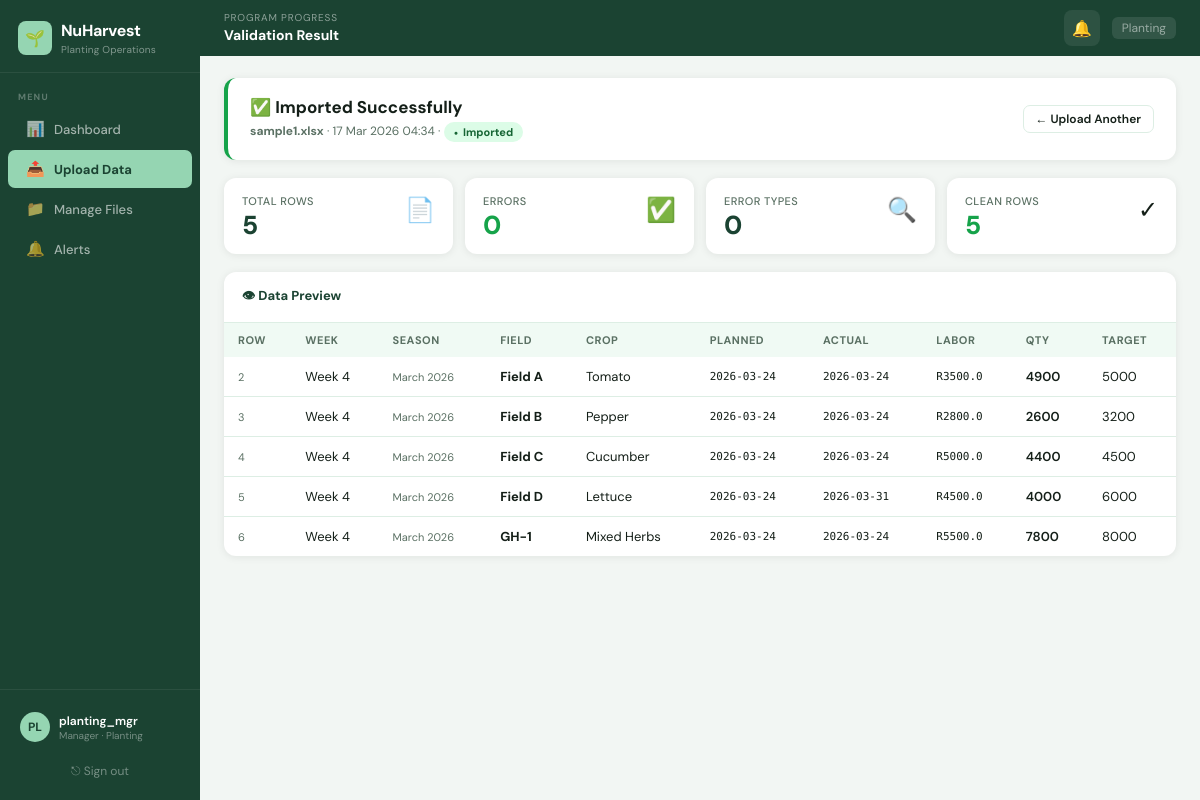
Page /upload/result/11/ (signed in) on the committed database.
### planting/models.py (models this page shows, shortened)
class UserProfile(models.Model):
    ROLES = [
        ("admin",   "Admin"),
        ("manager", "Manager"),
        ("viewer",  "Viewer"),
    ]
    user        = models.OneToOneField(User, on_delete=models.CASCADE, related_name="profile")
    department  = models.ForeignKey(Department, on_delete=models.SET_NULL, null=True, blank=True)
    role        = models.CharField(max_length=20, choices=ROLES, default="viewer")
    can_upload  = models.BooleanField(default=False)
    can_import  = models.BooleanField(default=False)
    can_view_all_departments = models.BooleanField(default=False)

class Department(models.Model):
    name        = models.CharField(max_length=100, unique=True)
    code        = models.CharField(max_length=20,  unique=True)
    description = models.TextField(blank=True)
    colour      = models.CharField(max_length=7, default="#1B4332")
    is_active   = models.BooleanField(default=True)
    created_at  = models.DateTimeField(auto_now_add=True)

class UploadBatch(models.Model):
    STATUS = [("pending","Pending"),("validated","Validated"),("errors","Has Errors"),("imported","Imported")]
    department  = models.ForeignKey(Department, on_delete=models.SET_NULL, null=True, blank=True)
    uploaded_by = models.ForeignKey(User, on_delete=models.SET_NULL, null=True, blank=True)
    filename    = models.CharField(max_length=255)
    uploaded_at = models.DateTimeField(default=timezone.now)
    status      = models.CharField(max_length=20, choices=STATUS, default="pending")
    row_count   = models.IntegerField(default=0)

class StagingRecord(models.Model):
    batch        = models.ForeignKey(UploadBatch, on_delete=models.CASCADE, related_name="rows")
    row_number   = models.IntegerField()
    week_number  = models.CharField(max_length=10,  blank=True, default="")
    week_label   = models.CharField(max_length=20,  blank=True, default="")
    season       = models.CharField(max_length=50,  blank=True, default="")
    field_id     = models.CharField(max_length=20,  blank=True, default="")
    field_name   = models.CharField(max_length=100, blank=True, default="")
    block        = models.CharField(max_length=100, blank=True, default="")
    crop         = models.CharField(max_length=100, blank=True, default="")
    planned_date = models.CharField(max_length=30,  blank=True, default="")
    actual_date  = models.CharField(max_length=30,  blank=True, default="")
    labor_cost   = models.CharField(max_length=30,  blank=True, default="")
    qty_planted  = models.CharField(max_length=30,  blank=True, default="")
    target_qty   = models.CharField(max_length=30,  blank=True, default="")
    notes        = models.TextField(blank=True, default="")

### planting/views.py (the view)
# urls.py: path('upload/result/<int:batch_id>/', views.upload_result,          name='upload_result'),
@login_required
def upload_result(request, batch_id):
    batch   = get_object_or_404(UploadBatch, id=batch_id)
    errors  = batch.errors.all().order_by("row_number")
    staging = batch.rows.all().order_by("row_number")
    error_types = {}
    for e in errors:
        error_types[e.error_type] = error_types.get(e.error_type, 0) + 1
    notifs = _get_unread_notifications(request)
    return render(request, "planting/upload_result.html", {
        "batch": batch, "errors": errors, "error_types": error_types,
        "staging": staging, "notifications": notifs, "unread_count": notifs.count(),
        "active_page": "upload",
    })

### planting/views.py (called while the page is built)
def _get_user_dept(request):
    try:
        profile = request.user.profile
        if profile.can_view_all_departments or profile.role == "admin":
            return None
        return profile.department
    except Exception:
        return None

def _get_unread_notifications(request):
    dept = _get_user_dept(request)
    qs   = Notification.objects.filter(is_read=False)
    if dept:
        qs = qs.filter(department=dept)
    return qs.order_by("-created_at")[:20]

### planting/templates/planting/upload_result.html (shortened to what this page needs)
{% extends "planting/base.html" %}
{% block topbar_progress %}Validation Result{% endblock %}
{% block content %}
<div style="background:var(--white);border-radius:12px;padding:18px 22px;box-shadow:var(--shadow);margin-bottom:18px;
            border-left:4px solid {% if batch.status == 'validated' or batch.status == 'imported' %}var(--status-green){% else %}var(--red){% endif %}">
  <div style="display:flex;align-items:center;justify-content:space-between;flex-wrap:wrap;gap:12px">
    <div>
      <div style="font-size:17px;font-weight:700;margin-bottom:4px">
        {% if batch.status == 'validated' %}✅ Valid — Ready to Import
        {% elif batch.status == 'imported' %}✅ Imported Successfully
        {% else %}❌ Validation Failed — Fix & Re-upload{% endif %}
      </div>
      <div style="font-size:12px;color:var(--muted)">
        <strong>{{ batch.filename }}</strong> · {{ batch.uploaded_at|date:"d M Y H:i" }} ·
        <span class="pill pill-{% if batch.status == 'validated' or batch.status == 'imported' %}GREEN{% else %}RED{% endif %}">{{ batch.get_status_display }}</span>
      </div>
    </div>
    <div style="display:flex;gap:10px">
      <a href="{% url 'upload_file' %}" class="btn btn-outline btn-sm">← Upload Another</a>
    </div>
  </div>
</div>
<div style="display:grid;grid-template-columns:repeat(4,1fr);gap:12px;margin-bottom:18px">
  <div class="kpi-tile"><div><div class="kpi-tile-label">Total Rows</div><div class="kpi-tile-value">{{ staging|length }}</div></div><span style="font-size:24px">📄</span></div>
  <div class="kpi-tile"><div><div class="kpi-tile-label">Errors</div><div class="kpi-tile-value" style="color:{% if errors %}var(--red){% else %}var(--status-green){% endif %}">{{ errors|length }}</div></div><span style="font-size:24px">{% if errors %}❌{% else %}✅{% endif %}</span></div>
  <div class="kpi-tile"><div><div class="kpi-tile-label">Error Types</div><div class="kpi-tile-value">{{ error_types|length }}</div></div><span style="font-size:24px">🔍</span></div>
  <div class="kpi-tile"><div><div class="kpi-tile-label">Clean Rows</div><div class="kpi-tile-value" style="color:var(--status-green)">{{ batch.row_count }}</div></div><span style="font-size:24px">✓</span></div>
</div>
{% if staging %}
<div style="background:var(--white);border-radius:12px;box-shadow:var(--shadow);overflow:hidden">
  <div style="padding:14px 18px;border-bottom:1px solid var(--border)">
    <div class="sec-title">👁 Data Preview</div>
  </div>
  <div style="overflow-x:auto">
    <table>
      <thead><tr>
        <th>Row</th><th>Week</th><th>Season</th><th>Field</th><th>Crop</th>
        <th>Planned</th><th>Actual</th><th>Labor</th><th>Qty</th><th>Target</th>
      </tr></thead>
      <tbody>
        {% for row in staging %}
        <tr>
          <td style="font-size:11px;color:var(--muted)">{{ row.row_number }}</td>
          <td>{{ row.week_label }}</td>
          <td style="font-size:11px;color:var(--muted)">{{ row.season }}</td>
          <td><strong>{{ row.field_name }}</strong></td>
          <td>{{ row.crop }}</td>
          <td style="font-family:'DM Mono',monospace;font-size:11px">{{ row.planned_date }}</td>
          <td style="font-family:'DM Mono',monospace;font-size:11px">{{ row.actual_date }}</td>
          <td style="font-family:'DM Mono',monospace;font-size:11px">R{{ row.labor_cost }}</td>
          <td style="font-weight:600">{{ row.qty_planted }}</td>
          <td>{{ row.target_qty }}</td>
        </tr>
        {% endfor %}
      </tbody>
    </table>
  </div>
</div>
{% endif %}
{% endblock %}

### planting/templates/planting/base.html (shortened to what this page needs)
{% load static %}
<!DOCTYPE html>
<html lang="en">
<head>
</head>
<body>
<aside class="sidebar">
  <div class="sb-logo">
    <div class="sb-logo-mark">
      <div class="sb-icon">🌱</div>
      <div>
        <div class="sb-name">NuHarvest</div>
        <div class="sb-sub">Planting Operations</div>
      </div>
    </div>
  </div>
  <div class="sb-section">Menu</div>
  <a href="{% url 'dashboard' %}"   class="nav-item {% if active_page == 'dashboard' %}active{% endif %}">
    <span class="ni">📊</span> Dashboard
  </a>
  <a href="{% url 'upload_file' %}" class="nav-item {% if active_page == 'upload' %}active{% endif %}">
    <span class="ni">📤</span> Upload Data
  </a>
  <a href="{% url 'manage_uploads' %}" class="nav-item {% if active_page == 'manage' %}active{% endif %}">
    <span class="ni">📁</span> Manage Files
  </a>
  <a href="{% url 'notifications' %}" class="nav-item {% if active_page == 'notifications' %}active{% endif %}">
    <span class="ni">🔔</span> Alerts
  </a>
  <div class="sb-footer">
    <div class="sb-user">
      <div class="sb-avatar">{{ request.user.username|slice:":2"|upper }}</div>
      <div>
        <div class="sb-uname">{{ request.user.username }}</div>
        <div class="sb-urole">
          {% if request.user.profile %}
            {{ request.user.profile.get_role_display }}
            {% if request.user.profile.department %}
              · {{ request.user.profile.department.name }}
            {% endif %}
          {% else %}User{% endif %}
        </div>
      </div>
    </div>
    <a href="{% url 'logout' %}" class="sb-logout">⎋ Sign out</a>
  </div>
</aside>
<div class="main-wrap">
  <div class="topbar">
    <div class="topbar-left">
      <div class="topbar-prog-label">Program Progress</div>
      <span class="topbar-prog-value">{% block topbar_progress %}—{% endblock %}</span>
    </div>
    <div class="topbar-right">
      <button class="notif-bell" onclick="toggleNotifPanel()" title="Alerts">
        🔔
      </button>
      <div style="font-size:12px;color:rgba(255,255,255,0.5)">
        {% if request.user.profile and request.user.profile.department %}
          <span style="background:rgba(255,255,255,0.1);padding:3px 10px;border-radius:6px">
            {{ request.user.profile.department.name }}
          </span>
        {% endif %}
      </div>
    </div>
  </div>
  <div class="page-body">
    {% block content %}{% endblock %}
  </div>
</div>
</body>
</html>

### rows in the picture
UploadBatch: filename "sample1.xlsx", uploaded_at "17 Mar 2026 04:34", status "Imported", row_count "5"
StagingRecord: row_number "2", week_label "Week 4", season "March 2026", field_name "Field A", crop "Tomato", planned_date "2026-03-24", actual_date "2026-03-24", labor_cost "3500.0", qty_planted "4900", target_qty "5000"
StagingRecord: row_number "3", week_label "Week 4", season "March 2026", field_name "Field B", crop "Pepper", planned_date "2026-03-24", actual_date "2026-03-24", labor_cost "2800.0", qty_planted "2600", target_qty "3200"
StagingRecord: row_number "4", week_label "Week 4", season "March 2026", field_name "Field C", crop "Cucumber", planned_date "2026-03-24", actual_date "2026-03-24", labor_cost "5000.0", qty_planted "4400", target_qty "4500"
StagingRecord: row_number "5", week_label "Week 4", season "March 2026", field_name "Field D", crop "Lettuce", planned_date "2026-03-24", actual_date "2026-03-31", labor_cost "4500.0", qty_planted "4000", target_qty "6000"
StagingRecord: row_number "6", week_label "Week 4", season "March 2026", field_name "GH-1", crop "Mixed Herbs", planned_date "2026-03-24", actual_date "2026-03-24", labor_cost "5500.0", qty_planted "7800", target_qty "8000"

### other values in the picture
{{ request.user.username|slice:":2"|upper }} "PL"
{{ request.user.username }} "planting_mgr"
{{ request.user.profile.get_role_display }} "Manager"
{{ request.user.profile.department.name }} "Planting"
{{ staging|length }} "5"
{{ errors|length }} "0"
{{ error_types|length }} "0"
